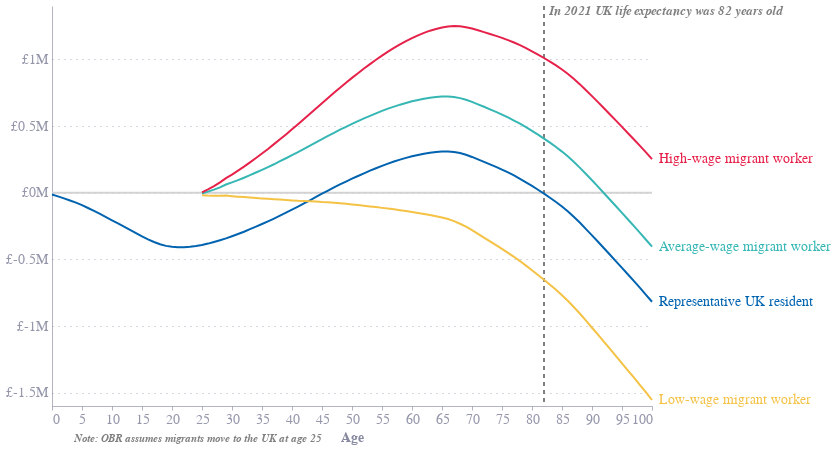

The notebook cell saved with this chart:
### Code cell
lines = alt.Chart(fiscal_melt).mark_line().encode(
    x=alt.X('Age:Q', axis=alt.Axis(labelFontSize=14, grid=False, tickCount=20, title='Age', titleFontSize=14)),
    y=alt.Y('Fiscal Impact', axis=alt.Axis(labelFontSize=14, labelExpr=" '£' + (datum.value / 1e6) + 'M' ", title=None, titleFontSize=14)),
    color='Worker',
    tooltip=[
        alt.Tooltip('Age', title='Age'),
        alt.Tooltip('Worker', title='Worker Type'),
        alt.Tooltip('Fiscal Impact label', title='Fiscal Impact'),
        
    ]
).properties(
    height=400,
    width=600
)
last_points = fiscal_melt.loc[fiscal_melt.groupby('Worker')['Age'].idxmax()]

text = alt.Chart(last_points).mark_text(fontSize=14).encode(
    x=alt.X('Age:Q'),
    y=alt.Y('Fiscal Impact:Q'),
    text=alt.Text('Worker'),
    color=alt.Color('Worker', legend=None)
)

zero_line = alt.Chart(pd.DataFrame({'Fiscal Impact': [0]})).mark_rule(strokeWidth=2, color='lightgray').encode(y='Fiscal Impact:Q')

note1 = alt.Chart(pd.DataFrame({'Age': [45], 'label': ['Note: OBR assumes migrants move to the UK at age 25'] })).mark_text(
    align='right',
    dx=0,
    dy=433,
    fontSize=11,
    fontWeight='bold',
    fontStyle='italic',
    color='gray'
).encode(
    x='Age:Q',
    y=alt.value(0),
    text='label'
)

vert_line = alt.Chart(pd.DataFrame({'Age': [82]})).mark_rule(strokeWidth=2, strokeDash=[4,4], color='gray').encode(x='Age:Q')

note2 = alt.Chart(pd.DataFrame({'Age': [82], 'label': ['In 2021 UK life expectancy was 82 years old'] })).mark_text(
    align='left',
    dx=5,
    dy=5,
    fontSize=13,
    fontWeight='bold',
    fontStyle='italic',
    color='gray'
).encode(
    x='Age:Q',
    y=alt.value(0),
    text='label'
)

chart3 = zero_line + vert_line + lines + text + note1 + note2
chart3

### Figure 1 — Vega-Lite specification as saved in the notebook (floating-point values rounded to 4 significant figures; data arrays with more than 128 entries replaced by an {"elided": "..."} marker saying what was removed)
{"config": {"font": "Circular Std", "text": {"color": "#676A86", "align": "left", "baseline": "middle", "dx": 7, "dy": 0, "fontSize": 11}, "view": {"stroke": null, "continuousWidth": 400, "continuousHeight": 300, "discreteWidth": 400, "discreteHeight": 300}, "range": {"category": ["#36B7B4", "#E6224B", "#F4C245", "#0063AF", "#00A767", "#179FDB", "#EB5C2E"], "diverging": ["#E6224B", "#E54753", "#C9C9C9", "#179FDB", "#122B39"], "heatmap": ["#C9C9C9", "#179FDB", "#0063AF", "#122B39"], "ordinal": ["#00A767", "#36B7B4", "#179FDB", "#0063AF", "#243B5A"]}, "bar": {"color": "#179fdb"}, "line": {"color": "#e6224b"}, "rule": {"color": "#676A86"}, "area": {"opacity": 0.3}, "point": {"filled": true, "size": 80, "color": "#e6224b", "opacity": 0.95}, "geoshape": {"stroke": "white", "strokeWidth": 0.3}, "rect": {"fill": "#d6d4d4", "opacity": 0.3}, "axis": {"labelColor": "#676A86", "labelFontSize": 11, "labelFont": "Circular Std", "labelOpacity": 0.7, "tickColor": "#676A86", "tickOpacity": 0.5, "domainColor": "#676A86", "domainOpacity": 0.5, "gridColor": "#676A86", "gridDash": [2, 2], "gridOpacity": 0.5, "title": null, "titleColor": "#676A86", "titleOpacity": 0.8, "tickSize": 4}, "axisXDiscrete": {"grid": false, "labelAngle": 0, "tickCount": 10, "tickOpacity": 0.5, "title": null}, "axisYDiscrete": {"ticks": false, "labelPadding": 5}, "axisXTemporal": {"grid": false, "ticks": true}, "axisXQuantitative": {"grid": true}, "axisYQuantitative": {"gridColor": "#676A86", "gridDash": [1, 5], "gridOpacity": 0.5, "ticks": false, "labelPadding": 5, "tickCount": 8, "titleAngle": 0, "titleAlign": "left", "titleBaseline": "bottom", "titleX": 0, "titleY": -5}, "title": {"color": "#676A86E6", "subtitleColor": "#676A86", "font": "Circular Std", "subtitleFont": "Circular Std", "anchor": "start", "fontSize": 14, "subtitleFontSize": 12, "subtitlePadding": 4, "offset": 0, "frame": "group"}, "legend": {"titleColor": "#122b39", "title": null, "labelColor": "#122b39", "labelFontSize": 11}}, "layer": [{"data": {"name": "data-06522afaaf6ecd2fe683be00a769d2f9"}, "mark": {"type": "rule", "color": "lightgray", "strokeWidth": 2}, "encoding": {"y": {"field": "Fiscal Impact", "type": "quantitative"}}}, {"data": {"name": "data-6744c2f9b514eb29ba0cb141b86b9bb4"}, "mark": {"type": "rule", "color": "gray", "strokeDash": [4, 4], "strokeWidth": 2}, "encoding": {"x": {"field": "Age", "type": "quantitative"}}}, {"data": {"name": "data-4a4c746ac963652c0cf3b31117234cd9"}, "mark": {"type": "line"}, "encoding": {"color": {"field": "Worker", "type": "nominal"}, "tooltip": [{"field": "Age", "title": "Age", "type": "quantitative"}, {"field": "Worker", "title": "Worker Type", "type": "nominal"}, {"field": "Fiscal Impact label", "title": "Fiscal Impact", "type": "nominal"}], "x": {"axis": {"grid": false, "labelFontSize": 14, "tickCount": 20, "title": "Age", "titleFontSize": 14}, "field": "Age", "type": "quantitative"}, "y": {"axis": {"labelExpr": " '£' + (datum.value / 1e6) + 'M' ", "labelFontSize": 14, "title": null, "titleFontSize": 14}, "field": "Fiscal Impact", "type": "quantitative"}}}, {"data": {"name": "data-7c439e76a2abcf24f1f765dd75b8134b"}, "mark": {"type": "text", "fontSize": 14}, "encoding": {"color": {"field": "Worker", "legend": null, "type": "nominal"}, "text": {"field": "Worker", "type": "nominal"}, "x": {"field": "Age", "type": "quantitative"}, "y": {"field": "Fiscal Impact", "type": "quantitative"}}}, {"data": {"name": "data-3c2075ca2483de3fbb6e42fbe11fc347"}, "mark": {"type": "text", "align": "right", "color": "gray", "dx": 0, "dy": 433, "fontSize": 11, "fontStyle": "italic", "fontWeight": "bold"}, "encoding": {"text": {"field": "label", "type": "nominal"}, "x": {"field": "Age", "type": "quantitative"}, "y": {"value": 0}}}, {"data": {"name": "data-75233ba6814c6590a3b694a684b97504"}, "mark": {"type": "text", "align": "left", "color": "gray", "dx": 5, "dy": 5, "fontSize": 13, "fontStyle": "italic", "fontWeight": "bold"}, "encoding": {"text": {"field": "label", "type": "nominal"}, "x": {"field": "Age", "type": "quantitative"}, "y": {"value": 0}}}], "height": 400, "width": 600, "$schema": "https://vega.github.io/schema/vega-lite/v5.20.1.json", "datasets": {"data-06522afaaf6ecd2fe683be00a769d2f9": [{"Fiscal Impact": 0}], "data-6744c2f9b514eb29ba0cb141b86b9bb4": [{"Age": 82}], "data-4a4c746ac963652c0cf3b31117234cd9": {"elided": "404 records"}, "data-7c439e76a2abcf24f1f765dd75b8134b": [{"Age": 100, "Worker": "Average-wage migrant worker", "Fiscal Impact": -405000.0, "Fiscal Impact label": "£-405K"}, {"Age": 100, "Worker": "High-wage migrant worker", "Fiscal Impact": 252000.0, "Fiscal Impact label": "£252K"}, {"Age": 100, "Worker": "Low-wage migrant worker", "Fiscal Impact": -1555000.0, "Fiscal Impact label": "£-1555K"}, {"Age": 100, "Worker": "Representative UK resident", "Fiscal Impact": -818000.0, "Fiscal Impact label": "£-818K"}], "data-3c2075ca2483de3fbb6e42fbe11fc347": [{"Age": 45, "label": "Note: OBR assumes migrants move to the UK at age 25"}], "data-75233ba6814c6590a3b694a684b97504": [{"Age": 82, "label": "In 2021 UK life expectancy was 82 years old"}]}}
